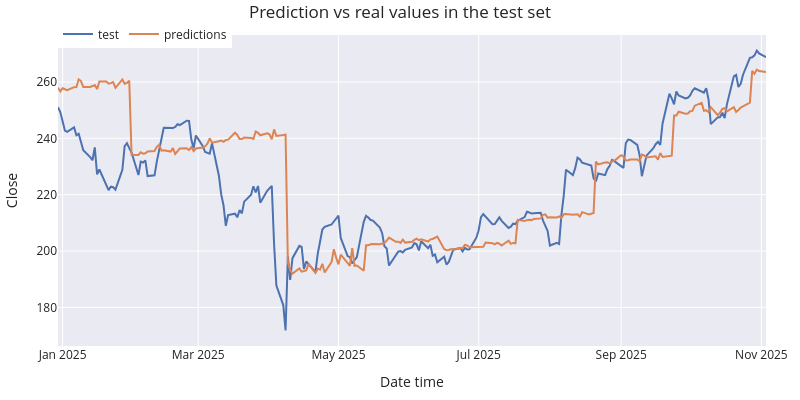

Write notebook code for a chart like this one.
### Code cell
# Plotting predictions vs real values in the test set
# ==============================================================================
fig = go.Figure()
trace1 = go.Scatter(x=Ticker_test.index, y=Ticker_test['Close'], name="test", mode="lines")
trace2 = go.Scatter(
    x=predictions.index,
    y=predictions.loc[predictions["level"] == "Close", "pred"],
    name="predictions", mode="lines"
)
fig.add_trace(trace1)
fig.add_trace(trace2)
fig.update_layout(
    title="Prediction vs real values in the test set",
    xaxis_title="Date time",
    yaxis_title="Close",
    width=800,
    height=400,
    margin=dict(l=20, r=20, t=35, b=20),
    legend=dict(orientation="h", yanchor="top", y=1.05, xanchor="left", x=0)
)
fig.show()

### Figure 1 — Plotly figure (JSON) as saved in the notebook; plotly's stock layout.template omitted (floating-point values rounded to 4 significant figures; data arrays with more than 128 entries replaced by an {"elided": "..."} marker saying what was removed)
{"data": [{"mode": "lines", "name": "test", "type": "scatter", "x": {"elided": "212 str values"}, "y": {"elided": "212 float values"}}, {"mode": "lines", "name": "predictions", "type": "scatter", "x": {"elided": "221 str values"}, "y": {"elided": "221 float values"}}], "layout": {"height": 400, "legend": {"orientation": "h", "x": 0, "xanchor": "left", "y": 1.05, "yanchor": "top"}, "margin": {"b": 20, "l": 20, "r": 20, "t": 35}, "title": {"text": "Prediction vs real values in the test set"}, "width": 800, "xaxis": {"title": {"text": "Date time"}}, "yaxis": {"title": {"text": "Close"}}}}
